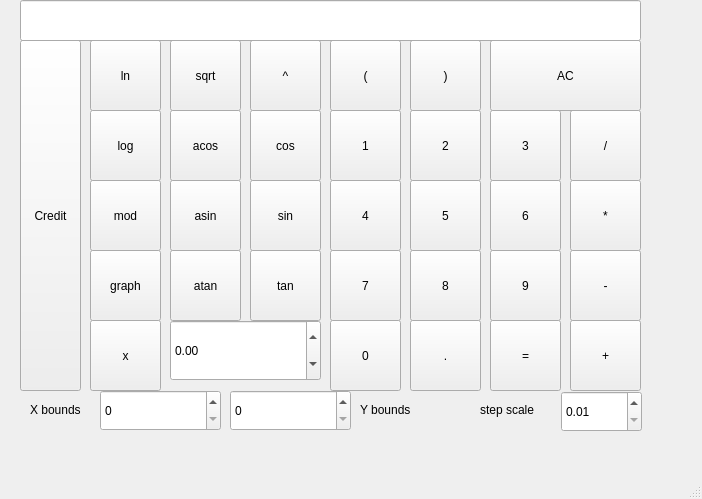
<?xml version="1.0" encoding="UTF-8"?>
<ui version="4.0">
 <class>MainWindow</class>
 <widget class="QMainWindow" name="MainWindow">
  <property name="geometry">
   <rect>
    <x>0</x>
    <y>0</y>
    <width>702</width>
    <height>499</height>
   </rect>
  </property>
  <property name="windowTitle">
   <string>MainWindow</string>
  </property>
  <widget class="QWidget" name="centralwidget">
   <widget class="QPushButton" name="pushButton_1">
    <property name="geometry">
     <rect>
      <x>330</x>
      <y>110</y>
      <width>71</width>
      <height>71</height>
     </rect>
    </property>
    <property name="text">
     <string>1</string>
    </property>
   </widget>
   <widget class="QPushButton" name="pushButton_2">
    <property name="geometry">
     <rect>
      <x>410</x>
      <y>110</y>
      <width>71</width>
      <height>71</height>
     </rect>
    </property>
    <property name="text">
     <string>2</string>
    </property>
   </widget>
   <widget class="QPushButton" name="pushButton_3">
    <property name="geometry">
     <rect>
      <x>490</x>
      <y>110</y>
      <width>71</width>
      <height>71</height>
     </rect>
    </property>
    <property name="text">
     <string>3</string>
    </property>
   </widget>
   <widget class="QPushButton" name="pushButton_5">
    <property name="geometry">
     <rect>
      <x>410</x>
      <y>180</y>
      <width>71</width>
      <height>71</height>
     </rect>
    </property>
    <property name="text">
     <string>5</string>
    </property>
   </widget>
   <widget class="QPushButton" name="pushButton_4">
    <property name="geometry">
     <rect>
      <x>330</x>
      <y>180</y>
      <width>71</width>
      <height>71</height>
     </rect>
    </property>
    <property name="text">
     <string>4</string>
    </property>
   </widget>
   <widget class="QPushButton" name="pushButton_6">
    <property name="geometry">
     <rect>
      <x>490</x>
      <y>180</y>
      <width>71</width>
      <height>71</height>
     </rect>
    </property>
    <property name="text">
     <string>6</string>
    </property>
   </widget>
   <widget class="QPushButton" name="pushButton_9">
    <property name="geometry">
     <rect>
      <x>490</x>
      <y>250</y>
      <width>71</width>
      <height>71</height>
     </rect>
    </property>
    <property name="text">
     <string>9</string>
    </property>
   </widget>
   <widget class="QPushButton" name="pushButton_8">
    <property name="geometry">
     <rect>
      <x>410</x>
      <y>250</y>
      <width>71</width>
      <height>71</height>
     </rect>
    </property>
    <property name="text">
     <string>8</string>
    </property>
   </widget>
   <widget class="QPushButton" name="pushButton_7">
    <property name="geometry">
     <rect>
      <x>330</x>
      <y>250</y>
      <width>71</width>
      <height>71</height>
     </rect>
    </property>
    <property name="text">
     <string>7</string>
    </property>
   </widget>
   <widget class="QPushButton" name="pushButton_0">
    <property name="geometry">
     <rect>
      <x>330</x>
      <y>320</y>
      <width>71</width>
      <height>71</height>
     </rect>
    </property>
    <property name="text">
     <string>0</string>
    </property>
   </widget>
   <widget class="QPushButton" name="pushButton_dot">
    <property name="geometry">
     <rect>
      <x>410</x>
      <y>320</y>
      <width>71</width>
      <height>71</height>
     </rect>
    </property>
    <property name="text">
     <string>.</string>
    </property>
   </widget>
   <widget class="QPushButton" name="pushButton_eq">
    <property name="geometry">
     <rect>
      <x>490</x>
      <y>320</y>
      <width>71</width>
      <height>71</height>
     </rect>
    </property>
    <property name="text">
     <string>=</string>
    </property>
   </widget>
   <widget class="QPushButton" name="pushButton_plus">
    <property name="geometry">
     <rect>
      <x>570</x>
      <y>320</y>
      <width>71</width>
      <height>71</height>
     </rect>
    </property>
    <property name="text">
     <string>+</string>
    </property>
   </widget>
   <widget class="QPushButton" name="pushButton_div">
    <property name="geometry">
     <rect>
      <x>570</x>
      <y>110</y>
      <width>71</width>
      <height>71</height>
     </rect>
    </property>
    <property name="text">
     <string>/</string>
    </property>
   </widget>
   <widget class="QPushButton" name="pushButton_mul">
    <property name="geometry">
     <rect>
      <x>570</x>
      <y>180</y>
      <width>71</width>
      <height>71</height>
     </rect>
    </property>
    <property name="text">
     <string>*</string>
    </property>
   </widget>
   <widget class="QPushButton" name="pushButton_minus">
    <property name="geometry">
     <rect>
      <x>570</x>
      <y>250</y>
      <width>71</width>
      <height>71</height>
     </rect>
    </property>
    <property name="text">
     <string>-</string>
    </property>
   </widget>
   <widget class="QPushButton" name="pushButton_mod">
    <property name="geometry">
     <rect>
      <x>90</x>
      <y>180</y>
      <width>71</width>
      <height>71</height>
     </rect>
    </property>
    <property name="text">
     <string>mod</string>
    </property>
   </widget>
   <widget class="QPushButton" name="pushButton_openB">
    <property name="geometry">
     <rect>
      <x>330</x>
      <y>40</y>
      <width>71</width>
      <height>71</height>
     </rect>
    </property>
    <property name="text">
     <string>(</string>
    </property>
   </widget>
   <widget class="QPushButton" name="pushButton_closeB">
    <property name="geometry">
     <rect>
      <x>410</x>
      <y>40</y>
      <width>71</width>
      <height>71</height>
     </rect>
    </property>
    <property name="text">
     <string>)</string>
    </property>
   </widget>
   <widget class="QPushButton" name="pushButton_pow">
    <property name="geometry">
     <rect>
      <x>250</x>
      <y>40</y>
      <width>71</width>
      <height>71</height>
     </rect>
    </property>
    <property name="text">
     <string>^</string>
    </property>
   </widget>
   <widget class="QPushButton" name="pushButton_log">
    <property name="geometry">
     <rect>
      <x>90</x>
      <y>110</y>
      <width>71</width>
      <height>71</height>
     </rect>
    </property>
    <property name="text">
     <string>log</string>
    </property>
   </widget>
   <widget class="QPushButton" name="pushButton_ln">
    <property name="geometry">
     <rect>
      <x>90</x>
      <y>40</y>
      <width>71</width>
      <height>71</height>
     </rect>
    </property>
    <property name="text">
     <string>ln</string>
    </property>
   </widget>
   <widget class="QPushButton" name="pushButton_sqrt">
    <property name="geometry">
     <rect>
      <x>170</x>
      <y>40</y>
      <width>71</width>
      <height>71</height>
     </rect>
    </property>
    <property name="text">
     <string>sqrt</string>
    </property>
   </widget>
   <widget class="QPushButton" name="pushButton_tan">
    <property name="geometry">
     <rect>
      <x>250</x>
      <y>250</y>
      <width>71</width>
      <height>71</height>
     </rect>
    </property>
    <property name="text">
     <string>tan</string>
    </property>
   </widget>
   <widget class="QPushButton" name="pushButton_sin">
    <property name="geometry">
     <rect>
      <x>250</x>
      <y>180</y>
      <width>71</width>
      <height>71</height>
     </rect>
    </property>
    <property name="text">
     <string>sin</string>
    </property>
   </widget>
   <widget class="QPushButton" name="pushButton_cos">
    <property name="geometry">
     <rect>
      <x>250</x>
      <y>110</y>
      <width>71</width>
      <height>71</height>
     </rect>
    </property>
    <property name="text">
     <string>cos</string>
    </property>
   </widget>
   <widget class="QPushButton" name="pushButton_atan">
    <property name="geometry">
     <rect>
      <x>170</x>
      <y>250</y>
      <width>71</width>
      <height>71</height>
     </rect>
    </property>
    <property name="text">
     <string>atan</string>
    </property>
   </widget>
   <widget class="QPushButton" name="pushButton_asin">
    <property name="geometry">
     <rect>
      <x>170</x>
      <y>180</y>
      <width>71</width>
      <height>71</height>
     </rect>
    </property>
    <property name="text">
     <string>asin</string>
    </property>
   </widget>
   <widget class="QPushButton" name="pushButton_acos">
    <property name="geometry">
     <rect>
      <x>170</x>
      <y>110</y>
      <width>71</width>
      <height>71</height>
     </rect>
    </property>
    <property name="text">
     <string>acos</string>
    </property>
   </widget>
   <widget class="QPushButton" name="pushButton_graph">
    <property name="geometry">
     <rect>
      <x>90</x>
      <y>250</y>
      <width>71</width>
      <height>71</height>
     </rect>
    </property>
    <property name="text">
     <string>graph</string>
    </property>
   </widget>
   <widget class="QPushButton" name="pushButton_Credit">
    <property name="geometry">
     <rect>
      <x>20</x>
      <y>40</y>
      <width>61</width>
      <height>351</height>
     </rect>
    </property>
    <property name="text">
     <string>Credit</string>
    </property>
   </widget>
   <widget class="QPushButton" name="pushButton_AC">
    <property name="geometry">
     <rect>
      <x>490</x>
      <y>40</y>
      <width>151</width>
      <height>71</height>
     </rect>
    </property>
    <property name="text">
     <string>AC</string>
    </property>
   </widget>
   <widget class="QPushButton" name="pushButton_x">
    <property name="geometry">
     <rect>
      <x>90</x>
      <y>320</y>
      <width>71</width>
      <height>71</height>
     </rect>
    </property>
    <property name="text">
     <string>x</string>
    </property>
   </widget>
   <widget class="QDoubleSpinBox" name="x_value">
    <property name="geometry">
     <rect>
      <x>170</x>
      <y>320</y>
      <width>151</width>
      <height>61</height>
     </rect>
    </property>
    <property name="minimum">
     <double>-1000000.000000000000000</double>
    </property>
    <property name="maximum">
     <double>1000000.000000000000000</double>
    </property>
   </widget>
   <widget class="QSpinBox" name="X">
    <property name="geometry">
     <rect>
      <x>100</x>
      <y>390</y>
      <width>121</width>
      <height>41</height>
     </rect>
    </property>
    <property name="maximum">
     <number>1000000</number>
    </property>
   </widget>
   <widget class="QSpinBox" name="Y">
    <property name="geometry">
     <rect>
      <x>230</x>
      <y>390</y>
      <width>121</width>
      <height>41</height>
     </rect>
    </property>
    <property name="maximum">
     <number>1000000</number>
    </property>
   </widget>
   <widget class="QLabel" name="label">
    <property name="geometry">
     <rect>
      <x>30</x>
      <y>400</y>
      <width>71</width>
      <height>20</height>
     </rect>
    </property>
    <property name="text">
     <string>X bounds</string>
    </property>
   </widget>
   <widget class="QLineEdit" name="result">
    <property name="geometry">
     <rect>
      <x>20</x>
      <y>0</y>
      <width>621</width>
      <height>41</height>
     </rect>
    </property>
   </widget>
   <widget class="QDoubleSpinBox" name="step">
    <property name="geometry">
     <rect>
      <x>561</x>
      <y>391</y>
      <width>81</width>
      <height>41</height>
     </rect>
    </property>
    <property name="minimum">
     <double>0.010000000000000</double>
    </property>
    <property name="maximum">
     <double>1000.000000000000000</double>
    </property>
    <property name="singleStep">
     <double>0.010000000000000</double>
    </property>
   </widget>
   <widget class="QLabel" name="label_2">
    <property name="geometry">
     <rect>
      <x>360</x>
      <y>400</y>
      <width>71</width>
      <height>20</height>
     </rect>
    </property>
    <property name="text">
     <string>Y bounds</string>
    </property>
   </widget>
   <widget class="QLabel" name="label_3">
    <property name="geometry">
     <rect>
      <x>480</x>
      <y>400</y>
      <width>71</width>
      <height>20</height>
     </rect>
    </property>
    <property name="text">
     <string>step scale</string>
    </property>
   </widget>
  </widget>
  <widget class="QMenuBar" name="menubar">
   <property name="geometry">
    <rect>
     <x>0</x>
     <y>0</y>
     <width>702</width>
     <height>24</height>
    </rect>
   </property>
  </widget>
  <widget class="QStatusBar" name="statusbar"/>
 </widget>
 <resources/>
 <connections/>
</ui>
